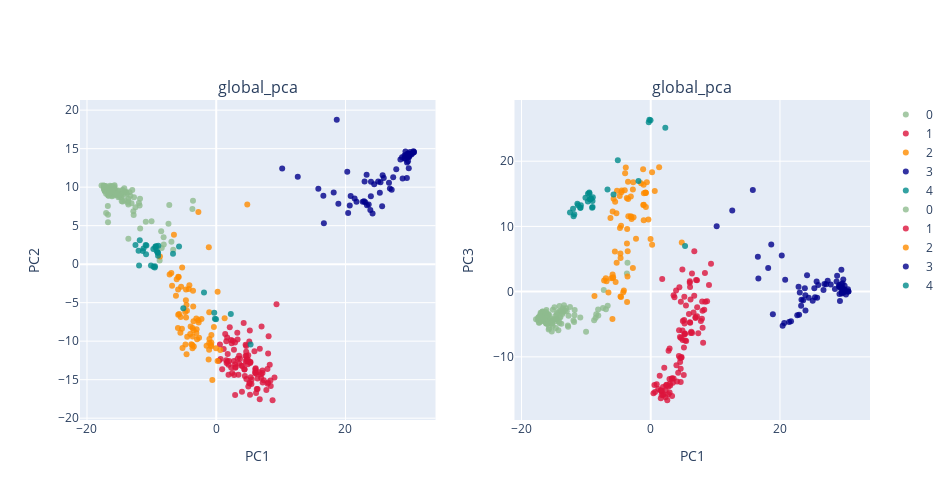

The notebook cell saved with this chart:
### Code cell
###
plot_global_pca(feats,label_select,colordict,labels= core_pop,title= 'global_pca',height= 500,width= 950)

### Figure 1 — Plotly figure (JSON) as saved in the notebook; plotly's stock layout.template omitted (floating-point values rounded to 4 significant figures)
{"data": [{"marker": {"color": "darkseagreen", "line": {"width": 0}, "opacity": 0.8, "size": 6, "symbol": "circle"}, "mode": "markers", "name": "0", "text": ["temp", "temp", "temp", "temp", "temp", "temp", "temp", "temp", "temp", "temp", "temp", "temp", "temp", "temp", "temp", "temp", "temp", "temp", "temp", "temp", "temp", "temp", "subtrop", "temp", "temp", "temp", "temp", "temp", "temp", "temp", "temp", "temp", "temp", "temp", "temp", "temp", "temp", "temp", "temp", "temp", "temp", "subtrop", "temp", "temp", "temp", "temp", "temp", "temp", "temp", "temp", "temp", "temp", "temp", "temp", "temp", "temp", "temp", "temp", "temp", "temp", "temp", "temp", "temp", "temp", "temp", "temp", "temp", "temp", "temp", "temp", "temp", "temp", "temp", "temp", "temp", "temp", "temp", "temp", "temp", "temp", "temp", "temp", "temp", "temp", "temp", "temp", "temp", "temp", "temp", "temp", "temp", "temp", "temp", "temp", "temp", "temp", "temp", "temp", "temp", "temp", "temp", "temp", "temp", "temp", "temp", "temp", "temp", "temp", "temp", "temp", "temp", "temp", "temp", "temp", "temp", "temp", "temp"], "type": "scatter", "x": [-7.267, -3.689, -3.598, -14.12, -13.0, -17.75, -17.29, -15.15, -16.71, -17.27, -15.73, -14.62, -8.52, -15.72, -15.87, -12.72, -10.9, -11.86, -6.936, -12.49, -13.11, -15.79, -13.6, -13.42, -17.25, -11.79, -14.75, -16.57, -14.68, -17.04, -17.06, -14.77, -7.39, -16.29, -15.64, -8.431, -8.143, -13.59, -15.99, -16.04, -15.25, -12.78, -14.52, -13.28, -17.22, -16.54, -17.41, -16.2, -14.41, -15.6, -13.93, -15.94, -11.77, -17.45, -17.04, -16.28, -13.84, -16.21, -16.94, -14.11, -13.67, -15.86, -16.21, -14.23, -16.75, -15.73, -16.14, -14.08, -13.98, -17.09, -16.48, -16.12, -15.53, -15.86, -16.39, -15.31, -8.118, -15.94, -17.28, -6.658, -15.13, -14.29, -15.79, -15.3, -16.15, -17.01, -17.35, -17.37, -16.15, -16.07, -14.16, -16.01, -16.71, -13.6, -16.65, -15.54, -16.11, -10.01, -16.44, -12.83, -14.69, -16.75, -16.78, -8.758, -17.32, -15.79, -16.86, -16.07, -15.17, -16.76, -14.9, -13.61, -15.14, -11.97, -14.47, -16.26, -16.5], "xaxis": "x", "y": [7.676, 7.179, 8.248, 9.332, 9.629, 10.22, 9.578, 9.579, 8.925, 9.804, 9.668, 8.166, 4.274, 9.876, 9.259, 8.685, 5.502, 7.608, 2.906, 7.388, 7.896, 10.12, 3.287, 9.334, 9.614, 8.498, 9.175, 9.617, 8.653, 9.147, 9.54, 8.985, 5.259, 9.468, 9.426, 2.1, 3.505, 8.491, 9.703, 9.915, 9.237, 6.399, 9.641, 8.881, 9.445, 9.419, 9.887, 9.942, 9.563, 9.445, 9.024, 9.894, 4.616, 10.22, 6.636, 9.083, 9.269, 8.924, 9.611, 9.31, 7.972, 9.584, 9.426, 9.859, 5.445, 10.24, 8.82, 9.307, 9.398, 10.15, 9.397, 9.913, 9.145, 8.928, 9.559, 8.953, 2.568, 9.966, 9.733, 1.872, 9.185, 9.424, 9.076, 9.501, 10.14, 9.806, 9.782, 10.16, 9.973, 9.923, 8.279, 9.634, 9.059, 7.764, 8.892, 9.144, 9.651, 5.579, 10.18, 6.863, 8.778, 6.425, 7.561, 0.4684, 10.17, 9.77, 9.926, 9.67, 8.973, 9.838, 8.727, 8.177, 8.684, 7.94, 8.135, 9.421, 10.02], "yaxis": "y"}, {"marker": {"color": "crimson", "line": {"width": 0}, "opacity": 0.8, "size": 6, "symbol": "circle"}, "mode": "markers", "name": "1", "text": ["trop", "trop", "trop", "trop", "subtrop", "trop", "trop", "trop", "trop", "subtrop", "trop", "subtrop", "subtrop", "subtrop", "trop", "trop", "subtrop", "trop", "trop", "trop", "trop", "trop", "trop", "trop", "trop", "trop", "trop", "trop", "trop", "trop", "subtrop", "subtrop", "trop", "trop", "trop", "trop", "trop", "trop", "subtrop", "subtrop", "subtrop", "subtrop", "subtrop", "subtrop", "subtrop", "trop", "trop", "trop", "subtrop", "subtrop", "subtrop", "trop", "trop", "trop", "trop", "subtrop", "subtrop", "subtrop", "subtrop", "trop", "subtrop", "subtrop", "subtrop", "subtrop", "subtrop", "trop", "trop", "trop", "subtrop", "subtrop", "subtrop", "subtrop", "subtrop", "subtrop", "subtrop", "subtrop", "subtrop", "subtrop", "subtrop", "subtrop", "subtrop", "subtrop", "subtrop", "subtrop", "subtrop", "subtrop", "subtrop", "subtrop", "subtrop", "subtrop", "subtrop", "subtrop", "subtrop", "subtrop", "subtrop", "subtrop", "subtrop", "subtrop", "subtrop", "subtrop"], "type": "scatter", "x": [9.327, 4.433, 5.199, 4.674, 1.696, 8.433, 9.014, 7.165, 4.95, 0.5718, 6.038, 3.545, 1.389, 5.172, 8.278, 7.926, 5.451, 6.937, 7.014, 6.161, 5.214, 5.303, 6.103, 4.522, 5.254, 6.06, 4.905, 6.382, 3.539, 6.086, 7.756, 4.756, 3.673, 6.743, 6.926, 8.72, 6.729, 8.388, 2.386, 4.245, 8.105, 2.741, 8.027, 4.548, 2.902, 7.184, 7.158, 8.019, 1.155, 4.074, 5.485, 7.959, 6.051, 1.775, 4.661, 2.309, 4.967, 5.142, 6.196, 4.895, 4.549, 4.639, 2.296, 2.95, 3.259, 5.915, 3.924, 6.618, 1.982, 7.351, 6.277, 2.923, 0.4232, 4.381, 1.607, 3.428, 6.397, 1.535, 1.718, 2.736, 2.093, 5.328, 1.897, 2.559, 4.36, 3.979, 1.556, 3.306, 3.301, 5.228, 3.011, 1.899, 4.744, 0.9181, 2.759, 2.92, 4.638, 2.459, 5.113, 0.6735], "xaxis": "x", "y": [-5.192, -14.52, -8.61, -11.93, -9.522, -15.83, -14.71, -14.12, -11.83, -10.44, -14.07, -12.9, -9.055, -15.45, -13.06, -13.63, -15.56, -14.76, -8.097, -16.74, -12.7, -12.69, -13.51, -11.94, -12.84, -13.6, -12.42, -14.84, -11.9, -13.82, -16.35, -12.65, -12.28, -10.97, -14.3, -17.67, -17.55, -15.1, -10.29, -7.63, -9.361, -11.13, -11.61, -10.48, -10.17, -15.38, -13.8, -15.38, -11.01, -13.23, -14.97, -15.52, -14.13, -11.68, -14.9, -13.43, -15.87, -15.42, -14.24, -13.0, -12.6, -11.38, -9.852, -13.45, -8.907, -11.29, -13.19, -14.02, -12.58, -15.08, -16.21, -12.99, -12.56, -13.64, -12.83, -14.37, -16.2, -12.48, -12.62, -12.57, -8.19, -14.7, -13.07, -9.929, -13.66, -16.58, -10.02, -12.28, -9.794, -16.95, -13.37, -14.36, -12.34, -13.66, -14.41, -16.98, -10.63, -14.12, -10.05, -12.3], "yaxis": "y"}, {"marker": {"color": "darkorange", "line": {"width": 0}, "opacity": 0.8, "size": 6, "symbol": "circle"}, "mode": "markers", "name": "2", "text": ["aro", "temp", "temp", "trop", "trop", "aro", "subtrop", "trop", "trop", "trop", "trop", "trop", "subtrop", "subtrop", "subtrop", "trop", "subtrop", "subtrop", "subtrop", "trop", "subtrop", "subtrop", "trop", "trop", "subtrop", "trop", "trop", "trop", "trop", "trop", "trop", "trop", "subtrop", "subtrop", "subtrop", "subtrop", "subtrop", "subtrop", "subtrop", "subtrop", "trop", "trop", "trop", "trop", "trop", "trop", "trop", "trop", "trop", "trop", "trop", "subtrop", "trop", "subtrop", "trop", "subtrop", "trop", "trop", "trop", "trop", "trop", "trop", "temp", "trop", "trop", "trop", "trop", "trop", "trop", "subtrop"], "type": "scatter", "x": [4.803, -2.763, -6.546, 0.2117, -2.714, -1.148, -3.591, -3.7, -4.491, -3.564, -3.469, -4.593, -7.215, -6.835, -4.158, -0.7689, -5.272, -5.875, -5.81, -0.8177, -1.086, -6.955, -4.537, -1.084, -5.9, 1.301, -1.179, -0.7753, -2.658, -4.763, -3.037, -3.078, -4.694, -4.258, -4.677, -0.3635, -5.435, -4.597, -3.081, -0.02797, -1.101, -3.679, -2.969, -5.886, -3.515, -5.312, -2.766, -1.058, -0.7541, -3.964, -3.495, -2.28, -5.547, -5.926, -3.861, -6.117, -3.649, -6.233, -5.745, -5.506, -0.6029, -5.218, -8.707, 0.2027, -4.666, -1.496, -4.803, -4.021, 0.6252, -3.66], "xaxis": "x", "y": [7.761, 6.786, 3.805, -3.585, -7.591, 2.2, -3.436, -10.5, -9.414, -5.502, -10.71, -11.71, -1.344, -2.807, -2.737, -10.18, -0.4268, -1.644, -1.681, -10.5, -6.25, -1.146, -6.045, -10.25, -3.279, -7.036, -12.37, -10.66, -9.552, -10.44, -8.452, -8.924, -4.687, -3.218, -3.285, -8.172, -2.933, -5.311, -7.041, -10.93, -11.12, -10.92, -9.762, -6.557, -7.421, -8.379, -7.273, -9.707, -9.184, -8.106, -8.574, -7.132, -8.896, -8.301, -10.39, -1.944, -9.406, -4.115, -6.466, -6.869, -15.04, -10.89, 0.9889, -12.58, -6.931, -10.6, -6.213, -9.056, -11.14, -8.29], "yaxis": "y"}, {"marker": {"color": "darkblue", "line": {"width": 0}, "opacity": 0.8, "size": 6, "symbol": "circle"}, "mode": "markers", "name": "3", "text": ["aro", "aro", "aro", "aro", "aro", "aro", "aro", "aro", "aro", "aro", "aro", "aro", "aro", "aro", "aro", "aro", "aro", "aro", "aro", "aro", "aro", "aro", "aro", "aro", "aro", "aro", "aro", "aro", "aro", "aro", "aro", "aro", "aro", "aro", "aro", "aro", "aro", "aro", "aro", "aro", "aro", "aro", "aro", "aro", "aro", "aro", "aro", "aro", "aro", "aro", "aro", "aro", "aro", "aro", "aro", "aro", "aro", "aro", "aro", "aro", "aro", "aro", "aro", "aro", "aro", "aro", "aro"], "type": "scatter", "x": [30.01, 30.6, 30.02, 29.67, 30.21, 29.69, 23.06, 23.59, 23.33, 30.41, 21.71, 18.65, 29.5, 29.81, 20.41, 29.68, 29.69, 25.42, 15.8, 29.85, 25.67, 23.95, 26.88, 29.16, 27.15, 30.57, 29.52, 22.67, 21.42, 20.66, 29.27, 25.75, 29.92, 10.21, 22.87, 27.38, 27.86, 23.85, 29.56, 28.5, 23.27, 29.28, 30.51, 23.93, 12.62, 28.84, 24.44, 25.06, 29.61, 29.93, 20.28, 18.9, 29.21, 29.36, 29.57, 29.13, 16.58, 22.96, 26.73, 28.76, 25.92, 29.79, 24.19, 25.32, 18.17, 16.66, 20.8], "xaxis": "x", "y": [14.56, 14.57, 14.22, 13.93, 14.23, 14.08, 8.048, 7.741, 7.649, 14.45, 8.118, 18.75, 11.2, 13.87, 6.65, 13.35, 14.36, 10.65, 9.8, 14.03, 7.524, 10.71, 9.816, 13.76, 9.669, 14.54, 13.19, 8.116, 8.533, 7.633, 13.94, 11.56, 14.32, 12.41, 8.186, 11.29, 12.34, 7.02, 14.11, 13.6, 11.61, 14.64, 14.65, 8.806, 11.34, 11.11, 10.36, 10.74, 14.35, 14.32, 12.01, 7.835, 13.67, 14.17, 13.95, 14.12, 8.873, 10.73, 10.56, 13.87, 11.2, 12.46, 6.58, 9.262, 9.307, 5.326, 8.843], "yaxis": "y"}, {"marker": {"color": "darkcyan", "line": {"width": 0}, "opacity": 0.8, "size": 6, "symbol": "circle"}, "mode": "markers", "name": "4", "text": ["trop", "trop", "trop", "trop", "trop", "trop", "trop", "trop", "trop", "trop", "trop", "trop", "trop", "trop", "trop", "trop", "trop", "trop", "trop", "trop", "trop", "trop", "trop", "trop", "trop", "trop", "trop", "trop", "trop", "trop", "trop"], "type": "scatter", "x": [-11.25, -0.2046, -0.03446, -1.895, 5.314, -10.81, 2.258, -6.688, -10.86, -9.41, -9.011, -12.5, -0.3048, -5.757, -11.35, -11.83, -9.21, -9.268, -5.095, -9.074, -9.482, -12.02, -9.727, -11.94, -9.513, -10.1, -10.92, -9.711, -9.409, -8.965, -8.997], "xaxis": "x", "y": [2.044, -7.103, -7.14, -3.689, -10.45, 2.42, -6.466, 1.357, 1.285, 2.171, 1.476, 2.496, -6.322, 2.284, 1.725, 3.101, 1.699, 2.339, -5.74, 1.522, -0.2628, 1.737, 1.979, -0.1686, -0.4316, -0.1748, 2.502, -0.3327, 2.309, 2.38, 1.084], "yaxis": "y"}, {"marker": {"color": "darkseagreen", "line": {"width": 0}, "opacity": 0.8, "size": 6, "symbol": "circle"}, "mode": "markers", "name": "0", "text": ["temp", "temp", "temp", "temp", "temp", "temp", "temp", "temp", "temp", "temp", "temp", "temp", "temp", "temp", "temp", "temp", "temp", "temp", "temp", "temp", "temp", "temp", "subtrop", "temp", "temp", "temp", "temp", "temp", "temp", "temp", "temp", "temp", "temp", "temp", "temp", "temp", "temp", "temp", "temp", "temp", "temp", "subtrop", "temp", "temp", "temp", "temp", "temp", "temp", "temp", "temp", "temp", "temp", "temp", "temp", "temp", "temp", "temp", "temp", "temp", "temp", "temp", "temp", "temp", "temp", "temp", "temp", "temp", "temp", "temp", "temp", "temp", "temp", "temp", "temp", "temp", "temp", "temp", "temp", "temp", "temp", "temp", "temp", "temp", "temp", "temp", "temp", "temp", "temp", "temp", "temp", "temp", "temp", "temp", "temp", "temp", "temp", "temp", "temp", "temp", "temp", "temp", "temp", "temp", "temp", "temp", "temp", "temp", "temp", "temp", "temp", "temp", "temp", "temp", "temp", "temp", "temp", "temp"], "type": "scatter", "x": [-7.267, -3.689, -3.598, -14.12, -13.0, -17.75, -17.29, -15.15, -16.71, -17.27, -15.73, -14.62, -8.52, -15.72, -15.87, -12.72, -10.9, -11.86, -6.936, -12.49, -13.11, -15.79, -13.6, -13.42, -17.25, -11.79, -14.75, -16.57, -14.68, -17.04, -17.06, -14.77, -7.39, -16.29, -15.64, -8.431, -8.143, -13.59, -15.99, -16.04, -15.25, -12.78, -14.52, -13.28, -17.22, -16.54, -17.41, -16.2, -14.41, -15.6, -13.93, -15.94, -11.77, -17.45, -17.04, -16.28, -13.84, -16.21, -16.94, -14.11, -13.67, -15.86, -16.21, -14.23, -16.75, -15.73, -16.14, -14.08, -13.98, -17.09, -16.48, -16.12, -15.53, -15.86, -16.39, -15.31, -8.118, -15.94, -17.28, -6.658, -15.13, -14.29, -15.79, -15.3, -16.15, -17.01, -17.35, -17.37, -16.15, -16.07, -14.16, -16.01, -16.71, -13.6, -16.65, -15.54, -16.11, -10.01, -16.44, -12.83, -14.69, -16.75, -16.78, -8.758, -17.32, -15.79, -16.86, -16.07, -15.17, -16.76, -14.9, -13.61, -15.14, -11.97, -14.47, -16.26, -16.5], "xaxis": "x2", "y": [0.2581, 2.785, 4.424, -2.204, -3.026, -4.249, -4.757, -4.397, -4.028, -3.883, -3.593, -4.229, -4.017, -4.503, -3.436, -3.696, -3.982, -4.651, -2.703, -2.357, -2.556, -4.596, -3.062, -2.103, -4.752, -3.607, -4.549, -4.229, -5.587, -4.318, -3.545, -3.734, -2.51, -3.788, -4.645, -3.484, -2.729, -2.563, -4.889, -4.871, -4.888, -5.402, -3.482, -2.952, -4.423, -3.811, -4.122, -4.907, -4.21, -4.473, -3.006, -4.894, -2.835, -4.406, -3.242, -3.106, -4.916, -3.261, -4.558, -4.803, -3.435, -4.687, -3.763, -4.561, -3.087, -5.598, -2.8, -3.904, -3.917, -3.72, -3.438, -4.888, -4.61, -3.638, -3.536, -6.115, -3.656, -4.891, -4.302, -2.151, -4.237, -5.933, -5.812, -4.897, -4.856, -3.448, -4.202, -3.925, -4.8, -4.783, -3.001, -4.247, -4.112, -2.847, -3.126, -4.11, -3.756, -6.166, -3.762, -5.21, -4.106, -3.068, -3.67, -4.388, -4.005, -4.595, -4.504, -4.76, -5.266, -4.346, -2.411, -3.187, -2.769, -4.436, -3.247, -3.429, -4.165], "yaxis": "y2"}, {"marker": {"color": "crimson", "line": {"width": 0}, "opacity": 0.8, "size": 6, "symbol": "circle"}, "mode": "markers", "name": "1", "text": ["trop", "trop", "trop", "trop", "subtrop", "trop", "trop", "trop", "trop", "subtrop", "trop", "subtrop", "subtrop", "subtrop", "trop", "trop", "subtrop", "trop", "trop", "trop", "trop", "trop", "trop", "trop", "trop", "trop", "trop", "trop", "trop", "trop", "subtrop", "subtrop", "trop", "trop", "trop", "trop", "trop", "trop", "subtrop", "subtrop", "subtrop", "subtrop", "subtrop", "subtrop", "subtrop", "trop", "trop", "trop", "subtrop", "subtrop", "subtrop", "trop", "trop", "trop", "trop", "subtrop", "subtrop", "subtrop", "subtrop", "trop", "subtrop", "subtrop", "subtrop", "subtrop", "subtrop", "trop", "trop", "trop", "subtrop", "subtrop", "subtrop", "subtrop", "subtrop", "subtrop", "subtrop", "subtrop", "subtrop", "subtrop", "subtrop", "subtrop", "subtrop", "subtrop", "subtrop", "subtrop", "subtrop", "subtrop", "subtrop", "subtrop", "subtrop", "subtrop", "subtrop", "subtrop", "subtrop", "subtrop", "subtrop", "subtrop", "subtrop", "subtrop", "subtrop", "subtrop"], "type": "scatter", "x": [9.327, 4.433, 5.199, 4.674, 1.696, 8.433, 9.014, 7.165, 4.95, 0.5718, 6.038, 3.545, 1.389, 5.172, 8.278, 7.926, 5.451, 6.937, 7.014, 6.161, 5.214, 5.303, 6.103, 4.522, 5.254, 6.06, 4.905, 6.382, 3.539, 6.086, 7.756, 4.756, 3.673, 6.743, 6.926, 8.72, 6.729, 8.388, 2.386, 4.245, 8.105, 2.741, 8.027, 4.548, 2.902, 7.184, 7.158, 8.019, 1.155, 4.074, 5.485, 7.959, 6.051, 1.775, 4.661, 2.309, 4.967, 5.142, 6.196, 4.895, 4.549, 4.639, 2.296, 2.95, 3.259, 5.915, 3.924, 6.618, 1.982, 7.351, 6.277, 2.923, 0.4232, 4.381, 1.607, 3.428, 6.397, 1.535, 1.718, 2.736, 2.093, 5.328, 1.897, 2.559, 4.36, 3.979, 1.556, 3.306, 3.301, 5.228, 3.011, 1.899, 4.744, 0.9181, 2.759, 2.92, 4.638, 2.459, 5.113, 0.6735], "xaxis": "x2", "y": [4.292, 0.6631, -0.7979, -7.112, -15.85, -1.561, 1.021, 1.744, -7.423, -14.34, 1.373, -13.33, -12.91, -4.353, -2.789, -4.145, -2.119, -4.032, 1.776, -1.202, -6.485, -6.428, -4.768, -6.941, -6.521, -4.693, -5.967, 2.777, -0.5655, 0.7229, -4.524, -10.02, -0.8453, 6.172, -3.924, -1.464, -0.6412, 2.844, -14.34, -12.45, -7.847, -14.54, -5.542, -10.79, -13.41, -2.397, -3.796, -2.935, -14.95, -13.77, -7.58, -1.506, 1.6, 1.954, -1.552, -15.08, -4.523, -8.586, -6.354, 3.379, -10.18, -13.86, -16.2, -14.12, -13.35, -3.423, 0.1891, -3.192, -15.72, -6.372, -6.158, -15.45, -15.59, -5.929, -15.18, -13.99, -6.339, -15.16, -15.27, -15.75, -11.69, -7.504, -15.86, -16.66, -9.874, -11.29, -16.37, -13.3, -16.0, -4.872, -14.39, -14.62, -10.12, -14.21, -9.049, -8.736, -11.82, -14.3, -12.8, -15.39], "yaxis": "y2"}, {"marker": {"color": "darkorange", "line": {"width": 0}, "opacity": 0.8, "size": 6, "symbol": "circle"}, "mode": "markers", "name": "2", "text": ["aro", "temp", "temp", "trop", "trop", "aro", "subtrop", "trop", "trop", "trop", "trop", "trop", "subtrop", "subtrop", "subtrop", "trop", "subtrop", "subtrop", "subtrop", "trop", "subtrop", "subtrop", "trop", "trop", "subtrop", "trop", "trop", "trop", "trop", "trop", "trop", "trop", "subtrop", "subtrop", "subtrop", "subtrop", "subtrop", "subtrop", "subtrop", "subtrop", "trop", "trop", "trop", "trop", "trop", "trop", "trop", "trop", "trop", "trop", "trop", "subtrop", "trop", "subtrop", "trop", "subtrop", "trop", "trop", "trop", "trop", "trop", "trop", "temp", "trop", "trop", "trop", "trop", "trop", "trop", "subtrop"], "type": "scatter", "x": [4.803, -2.763, -6.546, 0.2117, -2.714, -1.148, -3.591, -3.7, -4.491, -3.564, -3.469, -4.593, -7.215, -6.835, -4.158, -0.7689, -5.272, -5.875, -5.81, -0.8177, -1.086, -6.955, -4.537, -1.084, -5.9, 1.301, -1.179, -0.7753, -2.658, -4.763, -3.037, -3.078, -4.694, -4.258, -4.677, -0.3635, -5.435, -4.597, -3.081, -0.02797, -1.101, -3.679, -2.969, -5.886, -3.515, -5.312, -2.766, -1.058, -0.7541, -3.964, -3.495, -2.28, -5.547, -5.926, -3.861, -6.117, -3.649, -6.233, -5.745, -5.506, -0.6029, -5.218, -8.707, 0.2027, -4.666, -1.496, -4.803, -4.021, 0.6252, -3.66], "xaxis": "x2", "y": [7.518, 3.615, -0.1526, 7.194, 16.76, 13.29, 2.336, 14.34, 15.52, 6.18, 11.55, 10.09, 1.694, 1.588, 0.1617, 15.14, 4.423, 2.103, 2.193, 15.18, 10.93, 2.042, 15.22, 13.31, 2.611, 19.09, 18.78, 15.14, 11.39, 9.748, 11.45, 14.58, 5.833, -0.08943, -0.7438, 11.08, 1.46, -0.8137, 11.55, 8.058, 16.4, 7.376, 11.12, 12.27, 16.85, 12.01, 15.66, 15.07, 12.98, 18.16, 14.19, 8.099, 6.162, -4.203, 19.03, 2.054, 9.587, 11.29, 14.24, 13.78, 16.79, 15.45, -0.6757, 18.29, 5.17, 16.61, 14.66, 15.56, 15.44, -1.581], "yaxis": "y2"}, {"marker": {"color": "darkblue", "line": {"width": 0}, "opacity": 0.8, "size": 6, "symbol": "circle"}, "mode": "markers", "name": "3", "text": ["aro", "aro", "aro", "aro", "aro", "aro", "aro", "aro", "aro", "aro", "aro", "aro", "aro", "aro", "aro", "aro", "aro", "aro", "aro", "aro", "aro", "aro", "aro", "aro", "aro", "aro", "aro", "aro", "aro", "aro", "aro", "aro", "aro", "aro", "aro", "aro", "aro", "aro", "aro", "aro", "aro", "aro", "aro", "aro", "aro", "aro", "aro", "aro", "aro", "aro", "aro", "aro", "aro", "aro", "aro", "aro", "aro", "aro", "aro", "aro", "aro", "aro", "aro", "aro", "aro", "aro", "aro"], "type": "scatter", "x": [30.01, 30.6, 30.02, 29.67, 30.21, 29.69, 23.06, 23.59, 23.33, 30.41, 21.71, 18.65, 29.5, 29.81, 20.41, 29.68, 29.69, 25.42, 15.8, 29.85, 25.67, 23.95, 26.88, 29.16, 27.15, 30.57, 29.52, 22.67, 21.42, 20.66, 29.27, 25.75, 29.92, 10.21, 22.87, 27.38, 27.86, 23.85, 29.56, 28.5, 23.27, 29.28, 30.51, 23.93, 12.62, 28.84, 24.44, 25.06, 29.61, 29.93, 20.28, 18.9, 29.21, 29.36, 29.57, 29.13, 16.58, 22.96, 26.73, 28.76, 25.92, 29.79, 24.19, 25.32, 18.17, 16.66, 20.8], "xaxis": "x2", "y": [0.8817, 0.03266, 0.3344, 0.4588, -0.4324, 1.267, -0.1384, -1.309, -1.242, 0.02706, -4.54, 7.225, 3.343, 0.235, -5.233, 0.5849, 0.1434, -0.873, 15.6, -0.1166, 1.561, -2.883, 1.155, 1.025, 1.133, 0.004328, 1.145, -3.641, -4.641, -4.829, 0.7581, -0.952, 0.1131, 10.03, 0.743, 1.685, 1.107, 0.5117, -0.157, 0.3947, -2.173, -1.423, 0.352, -0.5483, 12.43, 2.429, -0.9423, -1.414, 0.4314, 0.2504, 5.555, -3.455, -0.3649, 0.5379, -0.3066, 0.7913, 5.333, -3.555, 0.2635, 1.551, 1.013, 1.865, 2.507, 0.5217, 3.61, 2.005, 1.838], "yaxis": "y2"}, {"marker": {"color": "darkcyan", "line": {"width": 0}, "opacity": 0.8, "size": 6, "symbol": "circle"}, "mode": "markers", "name": "4", "text": ["trop", "trop", "trop", "trop", "trop", "trop", "trop", "trop", "trop", "trop", "trop", "trop", "trop", "trop", "trop", "trop", "trop", "trop", "trop", "trop", "trop", "trop", "trop", "trop", "trop", "trop", "trop", "trop", "trop", "trop", "trop"], "type": "scatter", "x": [-11.25, -0.2046, -0.03446, -1.895, 5.314, -10.81, 2.258, -6.688, -10.86, -9.41, -9.011, -12.5, -0.3048, -5.757, -11.35, -11.83, -9.21, -9.268, -5.095, -9.074, -9.482, -12.02, -9.727, -11.94, -9.513, -10.1, -10.92, -9.711, -9.409, -8.965, -8.997], "xaxis": "x2", "y": [13.26, 26.36, 26.26, 16.95, 6.993, 13.25, 25.12, 15.65, 12.85, 14.15, 13.89, 12.15, 25.96, 14.88, 13.49, 11.88, 14.26, 14.22, 20.16, 12.84, 15.07, 12.72, 13.83, 11.54, 15.2, 14.38, 12.84, 15.02, 14.18, 14.46, 12.99], "yaxis": "y2"}], "layout": {"annotations": [{"font": {"size": 16}, "showarrow": false, "text": "global_pca", "x": 0.225, "xanchor": "center", "xref": "paper", "y": 1, "yanchor": "bottom", "yref": "paper"}, {"font": {"size": 16}, "showarrow": false, "text": "global_pca", "x": 0.775, "xanchor": "center", "xref": "paper", "y": 1, "yanchor": "bottom", "yref": "paper"}], "height": 500, "width": 950, "xaxis": {"anchor": "y", "domain": [0, 0.45], "title": {"text": "PC1"}}, "xaxis2": {"anchor": "y2", "domain": [0.55, 1], "title": {"text": "PC1"}}, "yaxis": {"anchor": "x", "domain": [0, 1], "title": {"text": "PC2"}}, "yaxis2": {"anchor": "x2", "domain": [0, 1], "title": {"text": "PC3"}}}}
